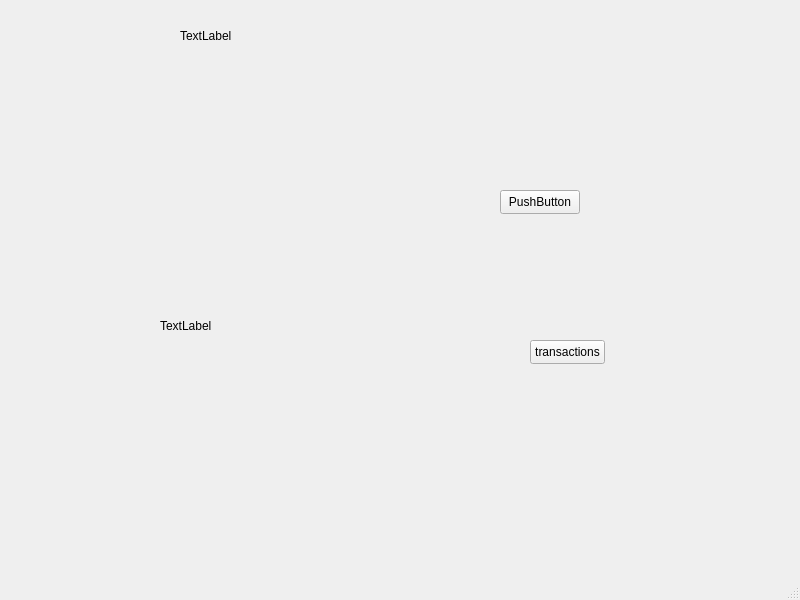
<?xml version="1.0" encoding="UTF-8"?>
<ui version="4.0">
 <class>MainMenu</class>
 <widget class="QMainWindow" name="MainMenu">
  <property name="geometry">
   <rect>
    <x>0</x>
    <y>0</y>
    <width>800</width>
    <height>600</height>
   </rect>
  </property>
  <property name="windowTitle">
   <string>Main Menu</string>
  </property>
  <widget class="QWidget" name="centralwidget">
   <widget class="QLabel" name="label_tokendemo">
    <property name="geometry">
     <rect>
      <x>180</x>
      <y>10</y>
      <width>351</width>
      <height>51</height>
     </rect>
    </property>
    <property name="text">
     <string>TextLabel</string>
    </property>
   </widget>
   <widget class="QLabel" name="label_datademo">
    <property name="geometry">
     <rect>
      <x>160</x>
      <y>150</y>
      <width>521</width>
      <height>351</height>
     </rect>
    </property>
    <property name="text">
     <string>TextLabel</string>
    </property>
   </widget>
   <widget class="QPushButton" name="btn_Cardidhaku">
    <property name="geometry">
     <rect>
      <x>500</x>
      <y>190</y>
      <width>80</width>
      <height>24</height>
     </rect>
    </property>
    <property name="text">
     <string>PushButton</string>
    </property>
   </widget>
   <widget class="QPushButton" name="transactions_Button">
    <property name="geometry">
     <rect>
      <x>530</x>
      <y>340</y>
      <width>75</width>
      <height>24</height>
     </rect>
    </property>
    <property name="text">
     <string>transactions</string>
    </property>
   </widget>
  </widget>
  <widget class="QMenuBar" name="menubar">
   <property name="geometry">
    <rect>
     <x>0</x>
     <y>0</y>
     <width>800</width>
     <height>22</height>
    </rect>
   </property>
  </widget>
  <widget class="QStatusBar" name="statusbar"/>
 </widget>
 <resources/>
 <connections/>
</ui>
